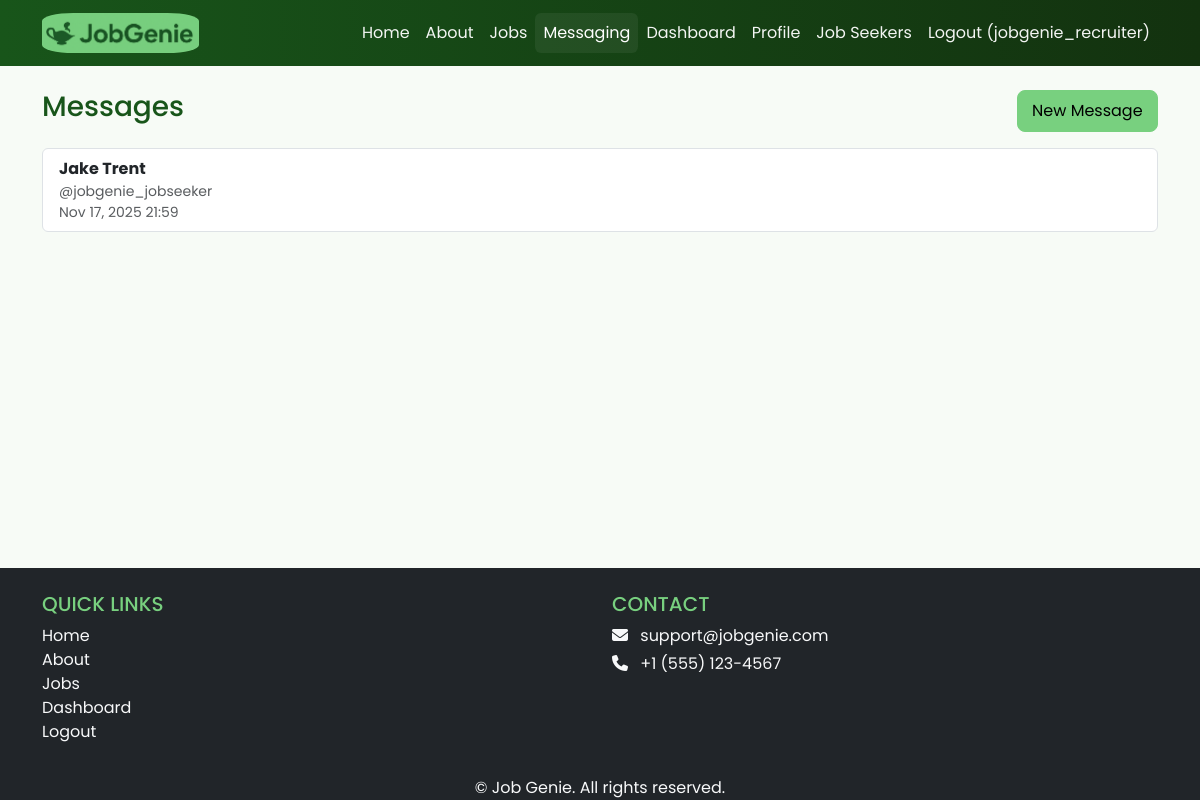
Before: /messaging/ (signed in) with the older database file.
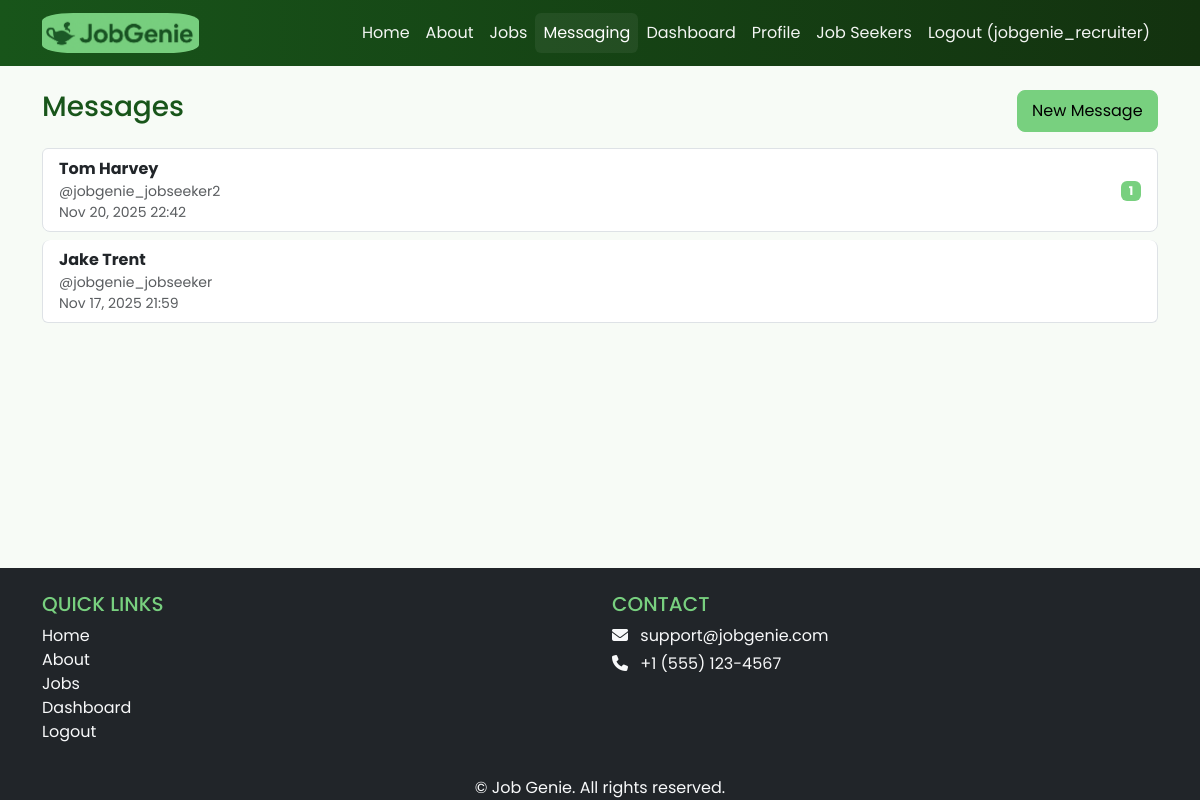
After: the same page with the newer database file.
### messaging/models.py (models this page shows, shortened)
class Conversation(models.Model):
	participants = models.ManyToManyField(
		settings.AUTH_USER_MODEL,
		related_name='conversations'
	)
	created_at = models.DateTimeField(auto_now_add=True)
	updated_at = models.DateTimeField(auto_now=True)
	class Meta:
		ordering = ['-updated_at']

class Message(models.Model):
	conversation = models.ForeignKey(
		Conversation,
		on_delete=models.CASCADE,
		related_name='messages'
	)
	sender = models.ForeignKey(
		settings.AUTH_USER_MODEL,
		on_delete=models.CASCADE,
		related_name='sent_messages'
	)
	body = models.TextField()
	created_at = models.DateTimeField(auto_now_add=True)
	is_read = models.BooleanField(default=False)
	class Meta:
		ordering = ['created_at']

### messaging/views.py (the view)
# urls.py: path('', views.messaging_home, name='messaging_home'),
@login_required
def messaging_home(request):
	conversations = (
		Conversation.objects.filter(participants=request.user)
		.prefetch_related('participants', 'messages')
		.order_by('-updated_at')
	)
	items = []
	for conv in conversations:
		other = conv.participants.exclude(pk=request.user.pk).first()
		other_display = _get_display_name(other, request.user) if other else ''
		last = conv.messages.order_by('created_at').last()
		unread = conv.messages.filter(is_read=False).exclude(sender=request.user).count()
		items.append({
			'conversation': conv,
			'other': other,
			'other_display': other_display,
			'show_username': bool(other and other_display and other.username and other_display != other.username),
			'last': last,
			'unread': unread,
		})
	context = {
		'items': items,
	}
	return render(request, 'messaging/inbox.html', context)

### messaging/views.py (called while the page is built, shortened)
def _get_display_name(user, viewer=None):
	try:
		seeker = user.jobseekerprofile
		if seeker and seeker.is_public:
			if seeker.first_name or seeker.last_name:
				return f"{(seeker.first_name or '').strip()} {(seeker.last_name or '').strip()}".strip()
	except Exception:
		pass

### messaging/templates/messaging/inbox.html
{% extends 'base.html' %}
{% block content %}
<div class="container mt-4">
    <div class="d-flex justify-content-between align-items-center mb-3">
        <h3>Messages</h3>
        <a class="btn btn-primary" href="{% url 'messaging:select_user_to_message' %}">New Message</a>
    </div>
    <div class="list-group">
        {% for item in items %}
        <a href="{% url 'messaging:conversation_detail' pk=item.conversation.pk %}"
            class="list-group-item list-group-item-action d-flex justify-content-between align-items-center">
            <div>
                <strong>{{ item.other_display|default:item.other.username|default:'Unknown' }}</strong>
                {% if item.show_username %}
                <div class="text-muted small">@{{ item.other.username }}</div>
                {% endif %}
                {% if item.last %}
                <div class="small text-muted">{{ item.last.created_at|date:'M d, Y H:i' }}</div>
                {% endif %}
            </div>
            <div>
                {% if item.unread and item.unread > 0 %}
                <span class="badge bg-primary">{{ item.unread }}</span>
                {% endif %}
            </div>
        </a>
        {% empty %}
        <div class="alert alert-info">No conversations yet. Click "New Message" to start.</div>
        {% endfor %}
    </div>
</div>
{% endblock content %}

### jobgenie/templates/base.html (shortened to what this page needs)
<!DOCTYPE html>
<html>
{% load static %}
<head>
    <link href="https://cdn.jsdelivr.net/npm/bootstrap@5.3.3/dist/css/bootstrap.min.css" rel="stylesheet"
>
    <link rel="stylesheet" href="https://cdnjs.cloudflare.com/ajax/libs/font-awesome/6.1.1/css/all.min.css">
    <link rel="stylesheet" type="text/css" href="{% static 'css/style.css' %}">
</head>
<body class="d-flex flex-column min-vh-100">
    <header>
        <nav class="navbar navbar-expand-lg navbar-dark bg-dark">
            <div class="container">
                <a class="navbar-brand" href="{% url 'home.index' %}">
                    <img src="{% static 'img/logo.png' %}" alt="logo" height="40" style="border-radius: 20%;" />
                </a>
                <div class="collapse navbar-collapse" id="navbarNav">
                    <ul class="navbar-nav ms-auto">
                        <li class="nav-item">
                            <a class="nav-link {% if request.resolver_match.url_name == 'home.index' %}active{% endif %}"
                                href="{% url 'home.index' %}">Home</a>
                        </li>
                        <li class="nav-item">
                            <a class="nav-link {% if request.resolver_match.url_name == 'home.about' %}active{% endif %}"
                                href="{% url 'home.about' %}">About</a>
                        </li>
                        <li class="nav-item">
                            <a class="nav-link {% if request.path|slice:':6' == '/jobs/' %}active{% endif %}"
                                href="{% url 'job_list' %}">Jobs</a>
                        </li>
                        {% if user.is_authenticated %}
                        <li class="nav-item">
                            <a class="nav-link {% if request.path|slice:':10' == '/messaging' %}active{% endif %}"
                                href="{% url 'messaging:messaging_home' %}">Messaging</a>
                        </li>
                        {% if user.userprofile.role == "JOB_SEEKER" %}
                        <li class="nav-item">
                            <a class="nav-link {% if request.resolver_match.url_name == 'profiles:view_profile' %}active{% endif %}"
                                href="{% url 'profiles:view_profile' %}">My Profile</a>
                        </li>
                        <li class="nav-item">
                            <a class="nav-link {% if request.resolver_match.url_name == 'my_applications' %}active{% endif %}"
                                href="{% url 'my_applications' %}">My Applications</a>
                        </li>
                        {% elif user.userprofile.role == "RECRUITER" %}
                        <li class="nav-item">
                            <a class="nav-link {% if request.resolver_match.url_name == 'recruiters:dashboard' %}active{% endif %}"
                                href="{% url 'recruiters:dashboard' %}">Dashboard</a>
                        </li>
                        <li class="nav-item">
                            <a class="nav-link {% if request.resolver_match.url_name == 'recruiters:edit_profile' %}active{% endif %}"
                                href="{% url 'recruiters:edit_profile' %}">Profile</a>
                        </li>
                        <li class="nav-item">
                            <a class="nav-link {% if request.path|slice:':18' == '/profiles/jobseekers/' %}active{% endif %}"
                                href="{% url 'profiles:jobseeker_list' %}">Job Seekers</a>
                        </li>
                        {% else %}
                        <li class="nav-item">
                            <a class="nav-link" href="{% url 'accounts.signup' %}">Complete Profile</a>
                        </li>
                        {% endif %}
                        <li class="nav-item">
                            <a class="nav-link" href="{% url 'accounts.logout' %}">Logout ({{ user.username }})</a>
                        </li>
                        {% endif %}
                    </ul>
                </div>
            </div>
        </nav>
    </header>
    <div>
        {% block content %}
        {% endblock content %}
    </div>
    <footer class="mt-auto bg-dark text-light pt-4 mt-5">
        <div class="container text-center">
            <div class="row text-center text-md-start">
                <div class="col-md-6 mb-3">
                    <h5 class="text-uppercase">Quick Links</h5>
                    <ul class="list-unstyled">
                        <li><a href="{% url 'home.index' %}" class="text-light text-decoration-none">Home</a></li>
                        <li><a href="{% url 'home.about' %}" class="text-light text-decoration-none">About</a></li>
                        <li><a href="{% url 'job_list' %}" class="text-light text-decoration-none">Jobs</a></li>
                        {% if user.is_authenticated %}
                        {% if user.userprofile.role == "JOB_SEEKER" %}
                        <li><a href="{% url 'profiles:view_profile' %}" class="text-light text-decoration-none">My
                                Profile</a></li>
                        {% elif user.userprofile.role == "RECRUITER" %}
                        <li><a href="{% url 'recruiters:dashboard' %}"
                                class="text-light text-decoration-none">Dashboard</a></li>
                        {% endif %}
                        <li><a href="{% url 'accounts.logout' %}" class="text-light text-decoration-none">Logout</a>
                        </li>
                        {% else %}
                        <li><a href="{% url 'accounts.login' %}" class="text-light text-decoration-none">Login</a></li>
                        <li><a href="{% url 'accounts.signup' %}" class="text-light text-decoration-none">Sign Up</a>
                        </li>
                        {% endif %}
                    </ul>
                </div>
                <div class="col-md-6 mb-3">
                    <h5 class="text-uppercase">Contact</h5>
                    <p class="mb-1"><i class="fas fa-envelope me-2"></i> support@jobgenie.com</p>
                    <p class="mb-1"><i class="fas fa-phone me-2"></i> +1 (555) 123-4567</p>
                </div>
            </div>
            <p class="mb-0">&copy; {{ now|date:"Y" }} Job Genie. All rights reserved.</p>
        </div>
    </footer>
</body>
</html>

### static/css/style.css (style rules this page uses)
body { font-family: 'Poppins', sans-serif; }
:root { --brand-green: #78D07F; --brand-green-dark: #18551a; --brand-green-light: #c7f0a8; --muted: #6c757d; --card-bg: #ffffff; --surface: #f7fbf6; --text-color: #0b2e12; }
html, body { background: var(--surface); color: var(--text-color); }
h1, h2, h3, h4, h5 { color: var(--brand-green-dark); }
a { color: var(--brand-green-dark); }
.navbar-dark.bg-dark { background: linear-gradient(90deg, var(--brand-green-dark), #13320f) !important; }
.navbar .nav-link { color: rgba(255, 255, 255, 0.95); }
.navbar .nav-link.active { background: rgba(255, 255, 255, 0.06); border-radius: 6px }
.btn-primary { background-color: var(--brand-green) !important; border-color: var(--brand-green) !important; color: #000000 !important; box-shadow: none !important; border-radius: 8px; padding: .5rem .9rem; }
.badge.bg-primary { background: var(--brand-green) !important; color: #fff }
.list-group-item { border-radius: 8px; margin-bottom: 8px }
.list-group-item .small.text-muted { color: var(--muted) }
footer a { color: rgba(255, 255, 255, 0.9) }
footer h5 { color: var(--brand-green) !important; }
.navbar-brand { font-size: 1.4rem; letter-spacing: 1px; }

Changed rows visible on the page:
added Conversation: other_display "Tom Harvey", other.username "jobgenie_jobseeker2", last.created_at "Nov 20, 2025 22:42", unread "1"
